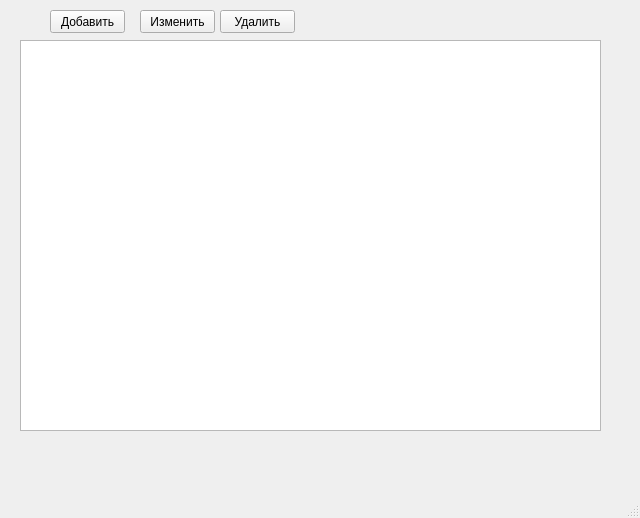
<?xml version="1.0" encoding="UTF-8"?>
<ui version="4.0">
 <class>MainWindow</class>
 <widget class="QMainWindow" name="MainWindow">
  <property name="geometry">
   <rect>
    <x>0</x>
    <y>0</y>
    <width>640</width>
     <height>518</height>
   </rect>
  </property>
  <property name="windowTitle">
   <string>MainWindow</string>
  </property>
  <widget class="QWidget" name="centralwidget">
   <widget class="QPushButton" name="pbt1_1">
    <property name="geometry">
     <rect>
      <x>50</x>
      <y>10</y>
      <width>75</width>
      <height>23</height>
     </rect>
    </property>
    <property name="text">
     <string>Добавить</string>
    </property>
   </widget>
   <widget class="QPushButton" name="pbt3_1">
    <property name="geometry">
     <rect>
      <x>220</x>
      <y>10</y>
      <width>75</width>
      <height>23</height>
     </rect>
    </property>
    <property name="text">
     <string>Удалить</string>
    </property>
   </widget>
   <widget class="QPushButton" name="pbt2_1">
    <property name="geometry">
     <rect>
      <x>140</x>
      <y>10</y>
      <width>75</width>
      <height>23</height>
     </rect>
    </property>
    <property name="text">
     <string>Изменить</string>
    </property>
   </widget>
   <widget class="QTableWidget" name="tb">
    <property name="geometry">
     <rect>
       <x>20</x>
      <y>40</y>
      <width>581</width>
       <height>391</height>
     </rect>
    </property>
   </widget>
   <widget class="QLabel" name="lb">
    <property name="geometry">
     <rect>
      <x>30</x>
      <y>450</y>
      <width>571</width>
      <height>16</height>
     </rect>
    </property>
    <property name="text">
     <string/>
    </property>
   </widget>
  </widget>
  <widget class="QMenuBar" name="menubar">
   <property name="geometry">
    <rect>
     <x>0</x>
     <y>0</y>
     <width>640</width>
     <height>21</height>
    </rect>
   </property>
  </widget>
  <widget class="QStatusBar" name="statusbar"/>
 </widget>
 <resources/>
 <connections/>
</ui>
